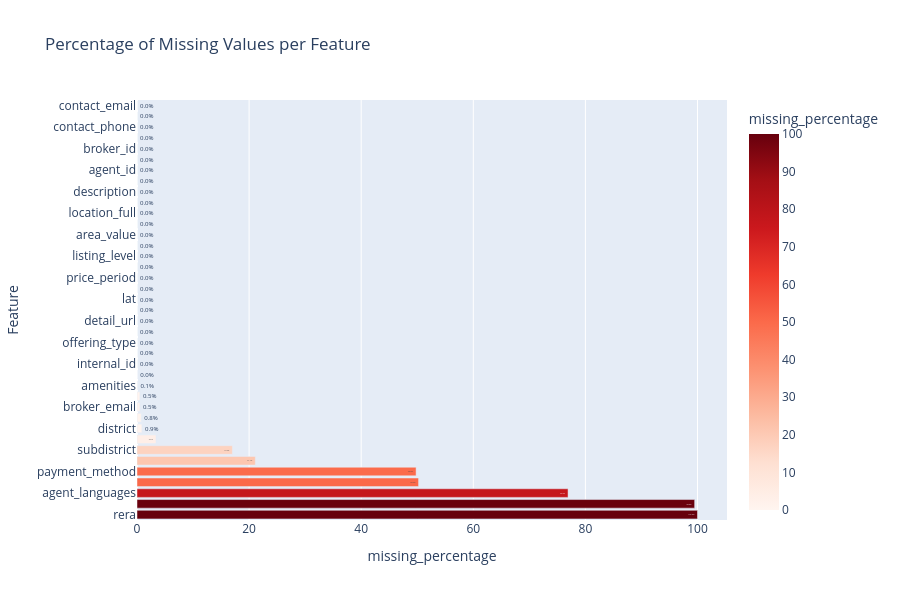

The cell this chart's notebook holds for it:
### Code cell
if not missing_values.empty:
    fig = px.bar(missing_values, x='missing_percentage', y='Feature', orientation='h',
                 title="Percentage of Missing Values per Feature",
                 color='missing_percentage', color_continuous_scale='Reds',
                 text=missing_values['missing_percentage'].apply(lambda x: f'{x:.1f}%'))
    fig.update_layout(height=600, showlegend=False)

    fig.show()
else:
    print("Wow! No missing values tracked by straightforward NaN.")

### Figure 1 — Plotly figure (JSON) as saved in the notebook; plotly's stock layout.template omitted (floating-point values rounded to 4 significant figures)
{"data": [{"hovertemplate": "missing_percentage=%{marker.color}<br>Feature=%{y}<br>text=%{text}<extra></extra>", "legendgroup": "", "marker": {"color": [100.0, 99.49, 76.9, 50.24, 49.79, 21.11, 17.02, 3.384, 0.8738, 0.7504, 0.5112, 0.5112, 0.0831, 0.02014, 0.002518, 0.002518, 0.002518, 0.002518, 0.002518, 0.002518, 0.002518, 0.002518, 0.002518, 0.002518, 0.002518, 0.002518, 0.002518, 0.002518, 0.002518, 0.002518, 0.002518, 0.002518, 0.002518, 0.002518, 0.002518, 0.002518, 0.002518, 0.002518, 0.002518], "coloraxis": "coloraxis", "pattern": {"shape": ""}}, "name": "", "orientation": "h", "showlegend": false, "text": ["100.0%", "99.5%", "76.9%", "50.2%", "49.8%", "21.1%", "17.0%", "3.4%", "0.9%", "0.8%", "0.5%", "0.5%", "0.1%", "0.0%", "0.0%", "0.0%", "0.0%", "0.0%", "0.0%", "0.0%", "0.0%", "0.0%", "0.0%", "0.0%", "0.0%", "0.0%", "0.0%", "0.0%", "0.0%", "0.0%", "0.0%", "0.0%", "0.0%", "0.0%", "0.0%", "0.0%", "0.0%", "0.0%", "0.0%"], "textposition": "auto", "type": "bar", "x": [100.0, 99.49, 76.9, 50.24, 49.79, 21.11, 17.02, 3.384, 0.8738, 0.7504, 0.5112, 0.5112, 0.0831, 0.02014, 0.002518, 0.002518, 0.002518, 0.002518, 0.002518, 0.002518, 0.002518, 0.002518, 0.002518, 0.002518, 0.002518, 0.002518, 0.002518, 0.002518, 0.002518, 0.002518, 0.002518, 0.002518, 0.002518, 0.002518, 0.002518, 0.002518, 0.002518, 0.002518, 0.002518], "xaxis": "x", "y": ["rera", "video_url", "agent_languages", "completion_status", "payment_method", "furnished", "subdistrict", "bedrooms", "district", "bathrooms", "broker_email", "broker_phone", "amenities", "agent_name", "internal_id", "title", "offering_type", "property_type", "detail_url", "listing_id", "lat", "price_egp", "price_period", "listed_date", "listing_level", "lon", "area_value", "city", "location_full", "town", "description", "agent_email", "agent_id", "reference", "broker_id", "broker_name", "contact_phone", "contact_whatsapp", "contact_email"], "yaxis": "y"}], "layout": {"barmode": "relative", "coloraxis": {"autocolorscale": false, "colorbar": {"title": {"text": "missing_percentage"}}, "colorscale": [[0, "rgb(255,245,240)"], [0.125, "rgb(254,224,210)"], [0.25, "rgb(252,187,161)"], [0.375, "rgb(252,146,114)"], [0.5, "rgb(251,106,74)"], [0.625, "rgb(239,59,44)"], [0.75, "rgb(203,24,29)"], [0.875, "rgb(165,15,21)"], [1, "rgb(103,0,13)"]]}, "height": 600, "legend": {"tracegroupgap": 0}, "showlegend": false, "title": {"text": "Percentage of Missing Values per Feature"}, "xaxis": {"anchor": "y", "domain": [0, 1], "title": {"text": "missing_percentage"}}, "yaxis": {"anchor": "x", "domain": [0, 1], "title": {"text": "Feature"}}}}
